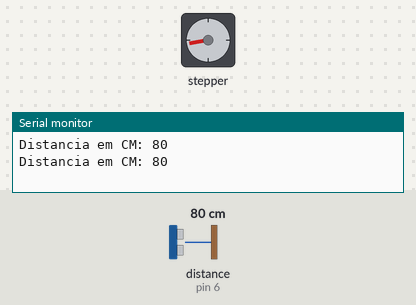
Simulated run of this sketch. Board: Arduino Uno, built with avr-gcc and run on an emulated ATmega328P. On the bench: stepper motor, the last lines printed to the serial monitor. Wiring (inferred from the names in the program): ultrasonic range finder: trigger pin 5; echo pin 6. The test bench sets the inputs (shaded band); at power-on: distance to the obstacle (sensor on pin 6) 80 cm. The echo pulse lasts 58.3 µs per cm; stepper angles assume 300 steps per turn.

Above: at 4.0 s.
4.1 s: distance to the obstacle (sensor on pin 6) set to 4 cm
At 4.39 s:
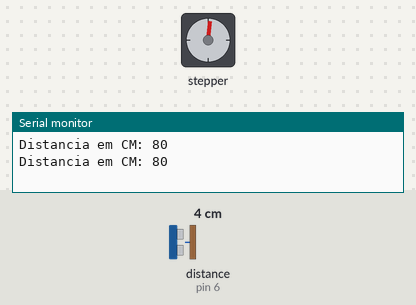
10.4 s: distance to the obstacle (sensor on pin 6) set to 35 cm
At 10.7 s:
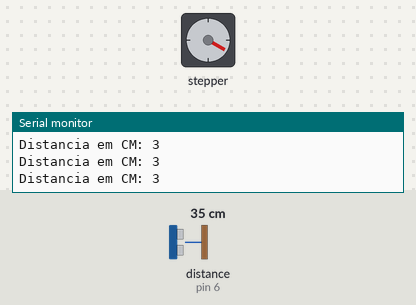
14.5 s: distance to the obstacle (sensor on pin 6) set to 9 cm
At 15.44 s:
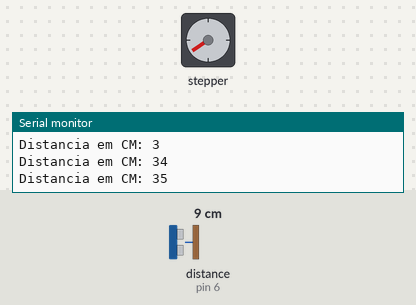
22.5 s: distance to the obstacle (sensor on pin 6) set to 25 cm
Timing chart, 0 to 31.5 s (numbered marks = the images above; inputs shaded):
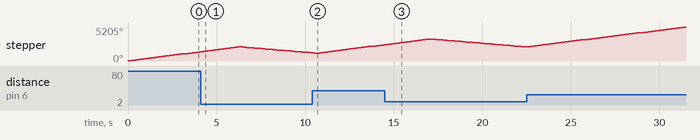

The sketch:

Carro_da_impressora_com_Sensor.ino
```cpp
#include <Stepper.h>
const int stepsPerRevolution = 300;
Stepper myStepper(stepsPerRevolution, 8,9,10,11);

#define echoPin 6 //Pino 6 recebe o pulso do echo
#define trigPin 5 //Pino 5 envia o pulso para gerar o echo

void setup(){

  myStepper.setSpeed(60);
   Serial.begin(9600); //inicia a porta serial
   pinMode(echoPin, INPUT);
   pinMode(trigPin, OUTPUT);
}

void loop(){

    digitalWrite(trigPin, LOW);
    delayMicroseconds(2);
    digitalWrite(trigPin, HIGH);
    delayMicroseconds(10);
    digitalWrite(trigPin, LOW);
    long duration = pulseIn(echoPin,HIGH);
    long distancia = duration /29 / 2 ;

Serial.print("Distancia em CM: ");
Serial.println(distancia);


if((distancia>=3)&&(distancia<=22)){
myStepper.step(-100);
}
if(distancia>22){
  myStepper.step(900);
}

delay(200);

}
```
